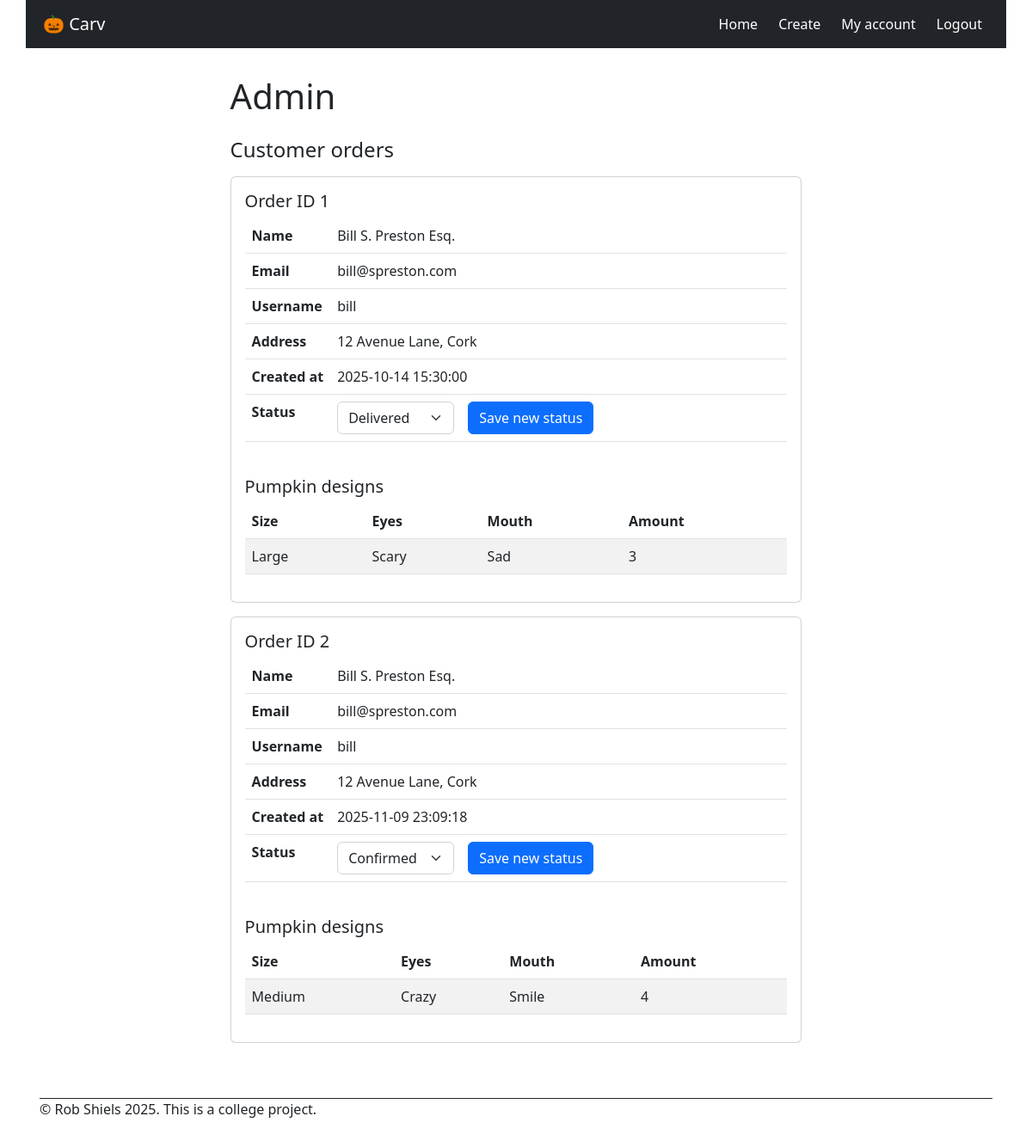
Page /admin (signed in) on the earlier database version.
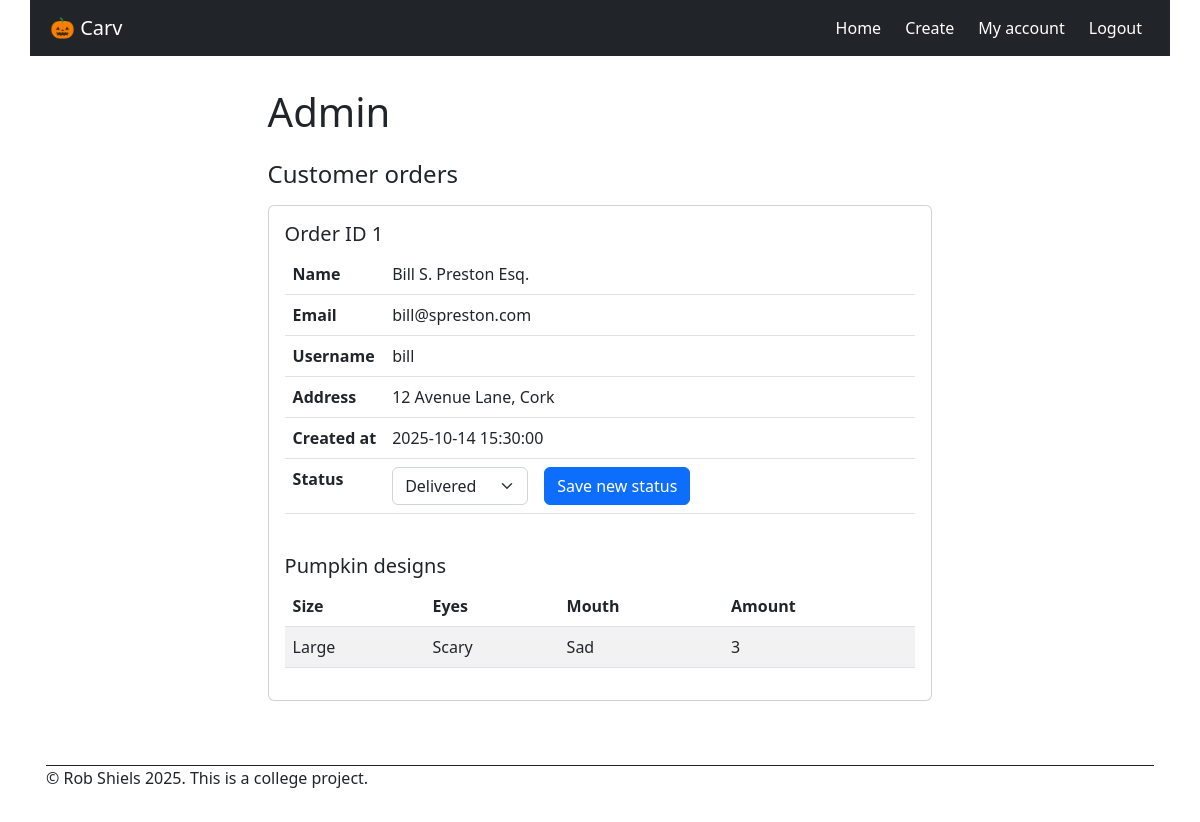
Same page on the later database version.
### models.py (models this page shows, shortened)
class Order(db.Model):
    __tablename__ = 'order'
    order_id: Mapped[int] = mapped_column(primary_key=True)
    created_at: Mapped[datetime] = mapped_column(nullable=False,  default=lambda: datetime.now(timezone.utc).replace(microsecond=0))
    status: Mapped[str] = mapped_column(nullable=True)
    customer_id: Mapped[int] = mapped_column(db.ForeignKey('user.user_id'), nullable=False) # Add 'delete' button to delete customer and all associated ordres
    customer = db.relationship('User', back_populates='orders')
    pumpkins = db.relationship('PumpkinDesign', back_populates='order',  cascade='all, delete-orphan', passive_deletes=True )  # one-to-many

class User(db.Model, UserMixin):
    __tablename__ = 'user'
    user_id: Mapped[int] = mapped_column(primary_key=True)
    username: Mapped[str] = mapped_column(nullable=False)
    password: Mapped[str] = mapped_column(nullable=False)
    name: Mapped[str] = mapped_column(nullable=False)
    email: Mapped[str] = mapped_column(nullable=False, unique=True)
    address: Mapped[str] = mapped_column(nullable=False)
    role: Mapped[str] = mapped_column(nullable=False, default="customer")
    orders = db.relationship('Order', back_populates='customer')

class PumpkinDesign(db.Model):
    __tablename__ = 'pumpkin_design'
    design_id: Mapped[int] = mapped_column(primary_key=True)
    size: Mapped[str] = mapped_column(nullable=False)
    eyes: Mapped[str] = mapped_column(nullable=False)
    mouth: Mapped[str] = mapped_column(nullable=False)
    amount: Mapped[int] = mapped_column(nullable=False)
    created_at: Mapped[datetime] = mapped_column(nullable=False,  default=lambda: datetime.now(timezone.utc).replace(microsecond=0))
    order_id: Mapped[int] = mapped_column(db.ForeignKey('order.order_id', ondelete='CASCADE'), nullable=False)
    order = db.relationship('Order', back_populates='pumpkins')

### app.py (the view)
@app.route("/admin")
@login_required
def admin_page():
    orders = Order.query.order_by(Order.order_id).all()
    return render_template("admin.html", orders=orders)

### app.py (called while the page is built)
@login_manager.user_loader
def load_user(user_id):
    return User.query.get(int(user_id))

### templates/admin.html (shortened to what this page needs)
{% set title = "Admin" %}
{% extends "base.html" %}
{% block main %}
<h4 class="card-title mb-3">Customer orders</h4>
{% for order in orders %}
<div class="card mb-3">
    <div class="card-body">
        <div class="pb-4">
            <h5>Order ID {{ order.order_id }}</h5>
            <table class="table">
                <tbody>
                    <tr>
                        <th scope="row" class="hug">Name</th>
                        <td>{{ order.customer.name }}</td>
                    </tr>
                    <tr>
                        <th scope="row" class="hug">Email</th>
                        <td>{{ order.customer.email }}</td>
                    </tr>
                    <tr>
                        <th scope="row" class="hug">Username</th>
                        <td>{{ order.customer.username }}</td>
                    </tr>
                    <tr>
                        <th scope="row" class="hug">Address</th>
                        <td>{{ order.customer.address }}</td>
                    </tr>
                    <tr>
                        <th scope="row" class="hug">Created at</th>
                        <td>{{ order.created_at }}</td>
                    </tr>
                    <tr>
                        <th scope="row" class="hug">Status</th>
                        <td>
                            <form action="{{ url_for('update_status', order_id=order.order_id) }}" method="POST"
                                class="row g-3">
                                <div class="col-auto"> <select name="status" class="order-status form-select"
                                        data-status="{{ order.status or '' }}" aria-label="Order status">
                                        <option value="Confirmed">Confirmed</option>
                                        <option value="Delivered">Delivered</option>
                                    </select>
                                </div>
                                <div class="col-auto">
                                    <button type="submit" class="btn btn-primary ">Save new status</button>
                                </div>
                            </form>
                        </td>
                    </tr>
                </tbody>
            </table>
        </div>
        <h5 class="card-title ">Pumpkin designs</h5>
        {% if order.pumpkins %}
        <table class="table table-striped">
            <thead>
                <tr>
                    <th>Size</th>
                    <th>Eyes</th>
                    <th>Mouth</th>
                    <th>Amount</th>
                </tr>
            </thead>
            <tbody>
                {% for pumpkin in order.pumpkins %}
                <tr>
                    <td>{{ pumpkin.size }}</td>
                    <td>{{ pumpkin.eyes }}</td>
                    <td>{{ pumpkin.mouth }}</td>
                    <td>{{ pumpkin.amount }}</td>
                </tr>
                {% endfor %}
            </tbody>
        </table>
        {% else %}
        <p class="text-muted">No pumpkins were added to this order. Please contact the customer.</p>
        {% endif %}
    </div>
</div>
{% endfor %}
{% endblock %}

### templates/base.html (shortened to what this page needs)
<!DOCTYPE html>
<html lang="en">
<head>
  <link rel="stylesheet" href="https://cdn.jsdelivr.net/npm/bootstrap@5.2.3/dist/css/bootstrap.min.css"
>
  <link rel="stylesheet" href="https://cdn.jsdelivr.net/npm/bootstrap-icons@1.3.0/font/bootstrap-icons.css">
  <link rel="stylesheet" href="{{ url_for('static', filename='css/style.css') }}">
</head>
<body>
  <div id="wrapper">
    <nav class="navbar navbar-expand-lg navbar-dark bg-dark p-2">
      <div class="container-fluid">
        <a class="navbar-brand" href="{{ url_for('index') }}">
          🎃
             Carv
        </a>
        <div class="collapse navbar-collapse" id="navbarNav">
          <ul class="navbar-nav ms-auto gap-2">
            <li class="nav-item">
              <a class="nav-link active" aria-current="page" href="{{ url_for('index') }}">Home</a>
            </li>
            <li class="nav-item">
              <a class="nav-link active" href="{{ url_for('create_pumpkin_page') }}">Create</a>
            </li>
            {% if current_user.is_authenticated %}
            <li class="nav-item">
              {% if current_user.role == 'admin' %}
              <a class="nav-link active" href="{{ url_for('admin_page') }}">Admin</a>
              {% else %}
              <a class="nav-link active" href="{{ url_for('my_account') }}">My account</a>
              {% endif %}
            </li>
            <li class="nav-item">
              <a class="nav-link active" href="{{ url_for('logout') }}">Logout</a>
            </li>
            {% endif %}
          </ul>
        </div>
      </div>
    </nav>
    <main>
      <div class="title-block">
        <h1 class="mb-4">{{ title or "Welcome" }}</h1>
      </div>
      {% block main %}
      {% endblock %}
    </main>
    <footer class="m-3">
      <p>&copy; Rob Shiels 2025. This is a college project.</p>
    </footer>
  </div>
</body>
</html>

### static/css/style.css (style rules this page uses)
* { margin: 0px; padding: 0px; font-size: 16px; }
html { height: 100%; color: white; }
body { margin: 0px; min-height: 100vh; }
nav { grid-area: nav; }
main { grid-area: main; }
footer { grid-area: footer; }
#wrapper { min-height: 100vh; margin-left: auto; margin-right: auto; background-color: white; display: grid; gap: 16px; grid-template-rows: auto 1fr auto; grid-template-areas: "nav" "main" "footer"; }
main { padding: 16px 16px; display: flex; flex-wrap: wrap; align-content: center; flex-direction: column; }
footer { border-top: 1px solid #212529; margin-top: auto; }
.table td.hug, .table th.hug { width: 1%; white-space: nowrap; }
@media (min-width: 480px) { body { margin: 0px 24px; max-width: 1140px; margin-left: auto; margin-right: auto; } }
@media (min-width: 480px) { .card { width:60%; } }

Differences in the rows shown:
removed Order: order_id "2", customer.name "Bill S. Preston Esq.", customer.email "bill@spreston.com", customer.username "bill", customer.address "12 Avenue Lane, Cork", created_at "2025-11-09 23:09:18", status "Confirmed"
no longer on this page (row unchanged): PumpkinDesign: size "Medium", eyes "Crazy", mouth "Smile", amount "4", shown under "2"
